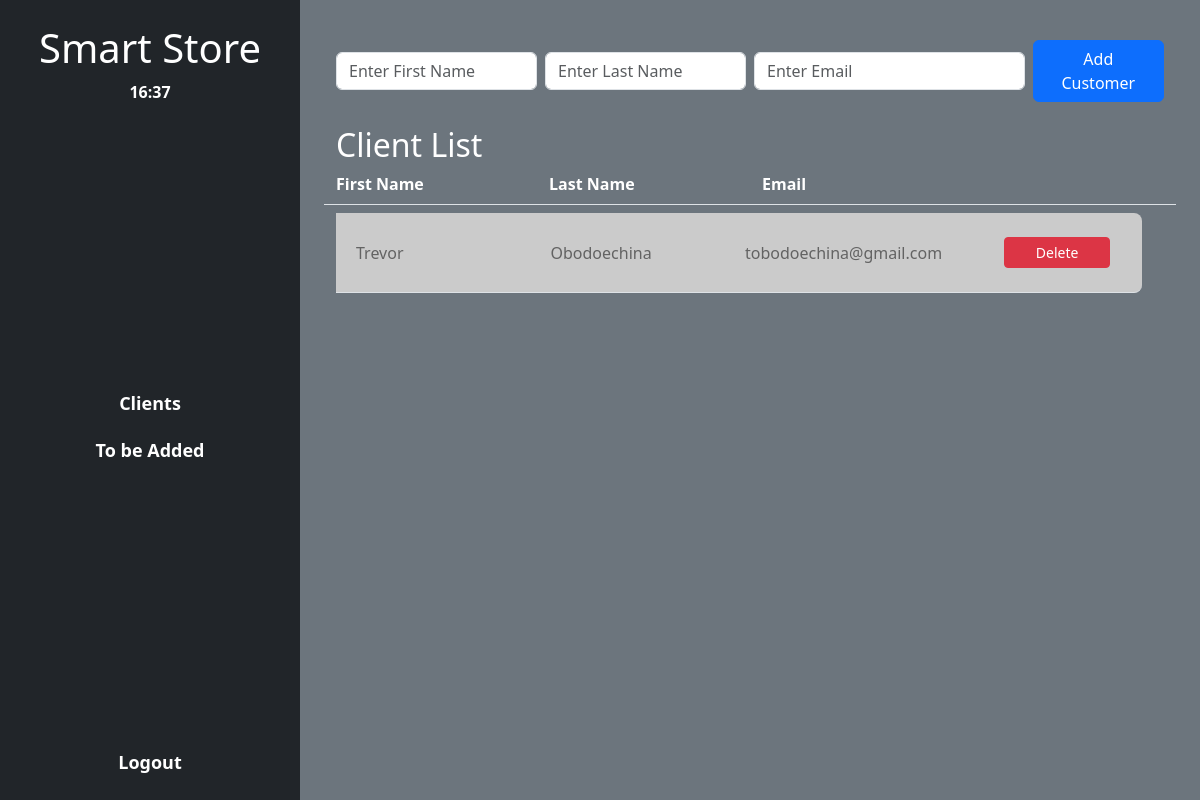
The app's page /, older data.
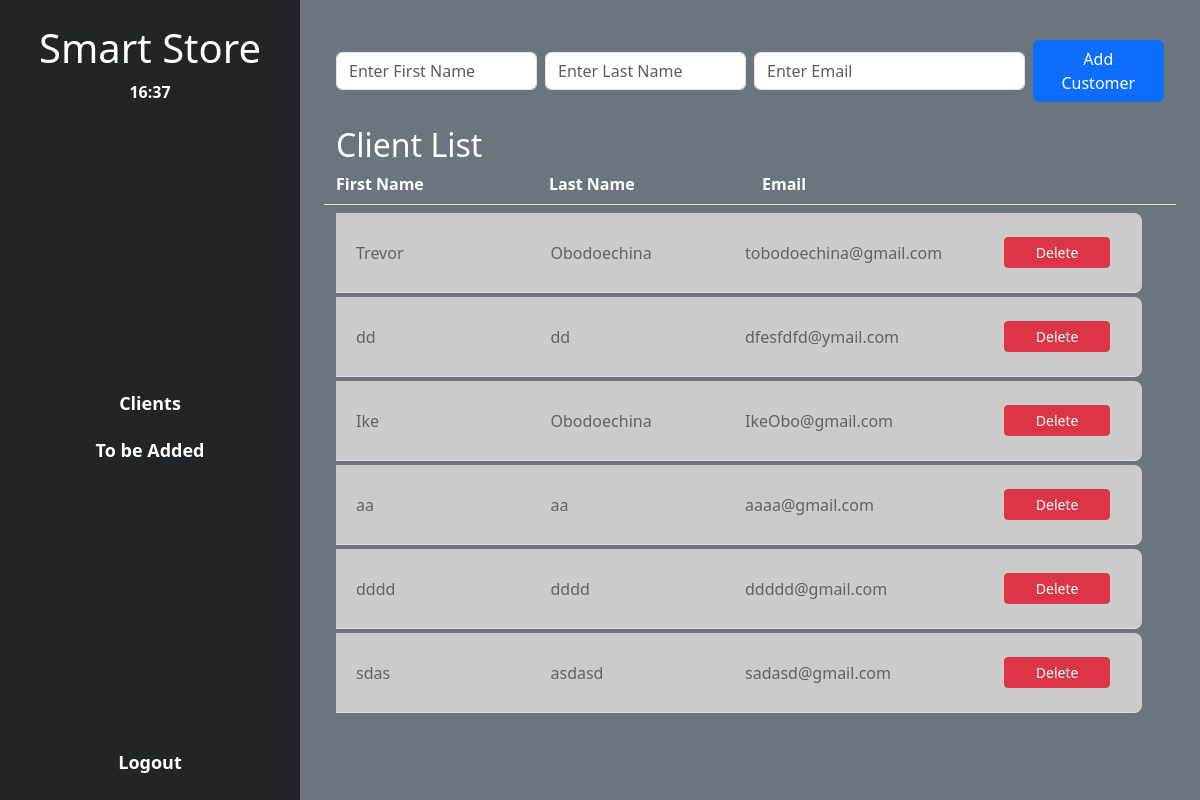
The same page, newer data.
### tables this page shows
CREATE TABLE customers (
        customer_id INTEGER PRIMARY KEY AUTOINCREMENT,
        first_name TEXT NOT NULL,
        last_name TEXT NOT NULL,
        email TEXT UNIQUE NOT NULL,
        date_created TIMESTAMP DEFAULT CURRENT_TIMESTAMP
    );

### app.py (the view)
@app.route("/", methods=["GET"])
def index():
    customers = db.get_customers()
    return render_template("index.html", customers=customers)

### db.py (called while the page is built)
def get_db():
    return sqlite3.connect(DB_NAME)

def get_customers():
    conn = get_db()
    c = conn.cursor()
    c.execute("SELECT * FROM customers")
    customers = c.fetchall()
    conn.close()
    return customers

### templates/index.html (shortened to what this page needs)
<!DOCTYPE html>
<html>
<head>
    <link rel="stylesheet"
        href="{{ url_for('static', filename='styles.css') }}">
    <link rel="stylesheet"
        href="https://cdn.jsdelivr.net/npm/bootstrap@5.3.2/dist/css/bootstrap.min.css">
</head>
<body class="container-fluid bg-dark text-white" style="margin:0; padding:0;">
    <div class="row vh-100" style="margin: 0;">
        <div
            class="col-3 d-flex flex-column justify-content-center p-4 bg-dark text-white">
            <div>
                <h1 class="mb-2 text-center">Smart Store</h1>
                <div id="clock" class="fw-bold text-center"></div>
            </div>
            <div class="d-flex flex-column align-items-center link-div"
                style="gap: 20px;">
                <a href="/" class="Sidebar fw-bold">Clients</a>
                <a href="#TOBEADDED" class="Sidebar fw-bold">To be Added</a>
            </div>
            <div class="d-flex flex-column align-items-center">
                <a id="logout" href="" class="Sidebar fw-bold">Logout</a>
            </div>
        </div>
        <div class="col-9 bg-secondary">
            <div class="w-100 p-4">
                <form method="POST" action="/add"
                    class="row g-2 mb-4 align-items-center mt-2">
                    <div class="col-3">
                        <input type="text" name="first_name"
                            class="form-control" placeholder="Enter First Name">
                    </div>
                    <div class="col-3">
                        <input type="text" name="last_name" class="form-control"
                            placeholder="Enter Last Name">
                    </div>
                    <div class="col-4">
                        <input type="text" name="email" class="form-control"
                            placeholder="Enter Email">
                    </div>
                    <div class="col-2">
                        <button id="add-client" type="submit"
                            class="btn btn-primary w-100">Add Customer</button>
                    </div>
                </form>
                <h2 class="text-white mb-2">Client List</h2>
                <div class="row fw-bold border-bottom pb-2 mb-1">
                    <div class="col-3">First Name</div>
                    <div class="col-3">Last Name</div>
                    <div class="col-4">Email</div>
                </div>
                <div class="customer-list-container">
                    {% for i in customers %}
                    <div
                        class="row align-items-center mb-1 mt-1 border-bottom Customer">
                        <div class="col-3">{{ i[1] }}</div>
                        <div class="col-3">{{ i[2] }}</div>
                        <div class="col-4">{{ i[3] }}</div>
                        <div class="col-2">
                            <a href="/delete/{{ i[0] }}"
                                class="btn btn-sm btn-danger w-100 mb-1 mt-1 h-100">Delete</a>
                        </div>
                    </div>
                    {% endfor %}
                </div>
            </div>
        </div>
</body>
</html>

Row changes from the older to the newer data that the page shows:
added customers: first_name "dd", last_name "dd", email "dfesfdfd@ymail.com"
added customers: first_name "Ike", last_name "Obodoechina", email "IkeObo@gmail.com"
added customers: first_name "aa", last_name "aa", email "aaaa@gmail.com"
added customers: first_name "dddd", last_name "dddd", email "ddddd@gmail.com"
added customers: first_name "sdas", last_name "asdasd", email "sadasd@gmail.com"
